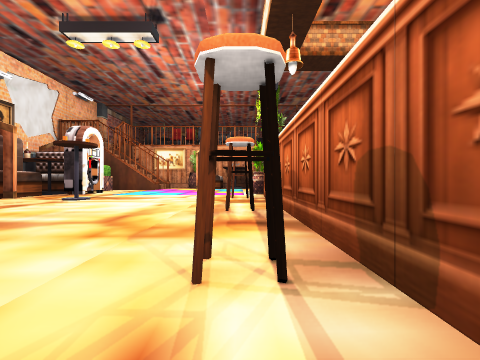
view 1 (above)

13 first-person views from a walk through a 3-D level made in the Unity game engine. The camera is 0.37 m above the floor, looks level and sees 90° across. The floor is counted in squares, 1 m on a side. Each view is taken from the middle of a square. On the plan, view 1 faces up. The plan holds only what a view shows up to about 9 squares ahead; the rest is blank. The place goes on beyond the plan. Some animated figures are left out.

view 2
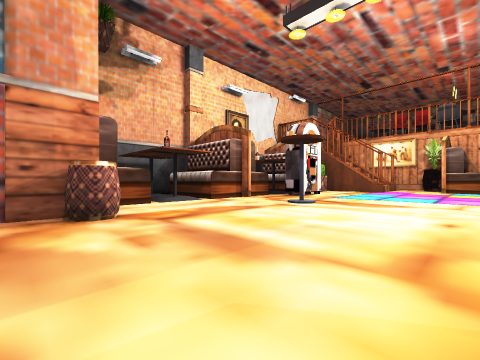

view 3
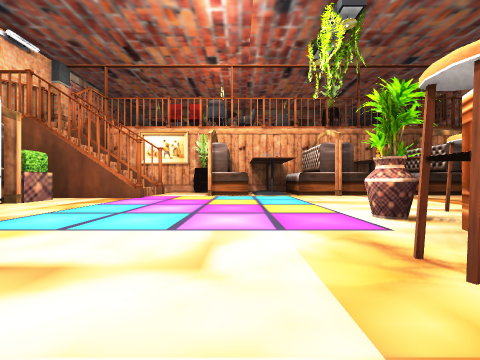

view 4
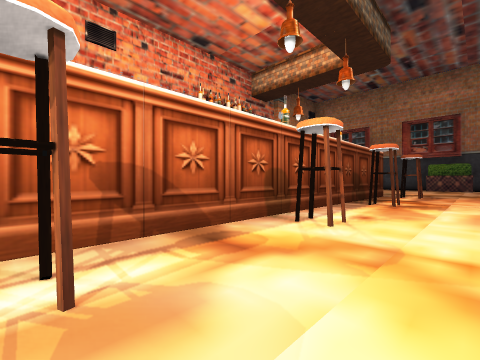

view 5
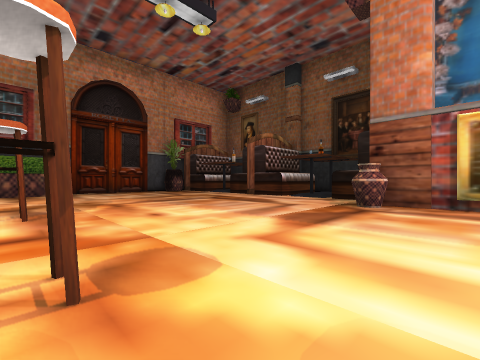

view 6
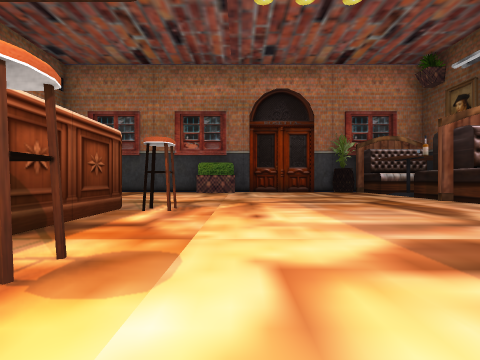

view 7
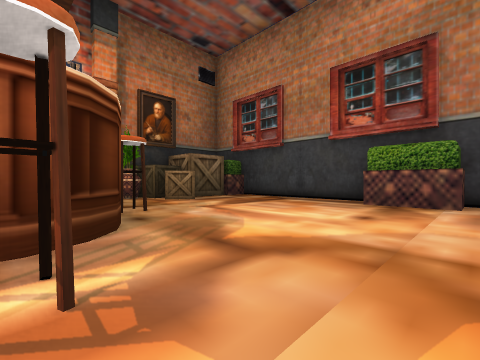

view 8
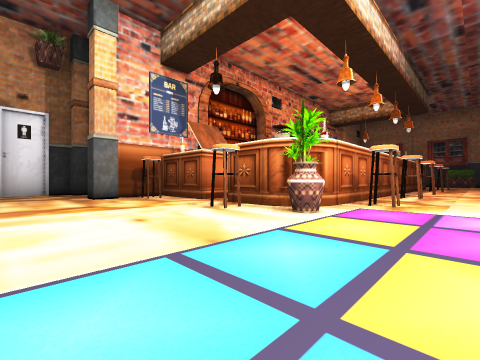

view 9
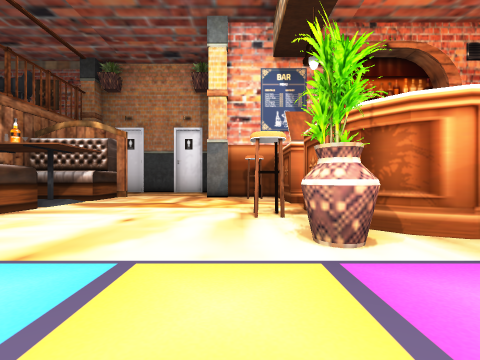

view 10
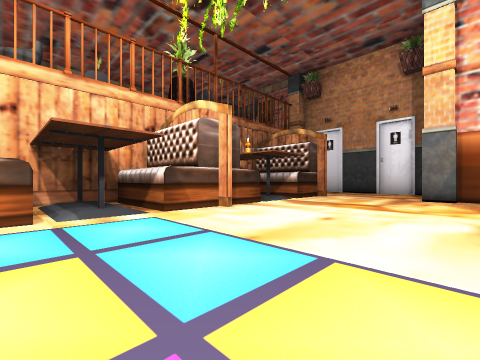

view 11
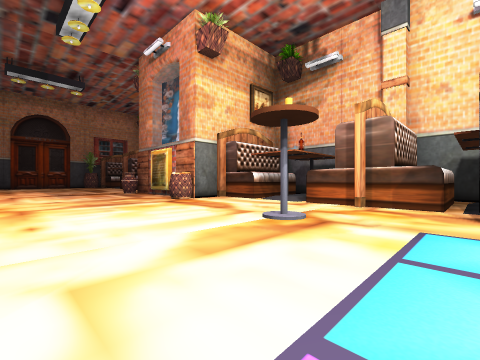

view 12
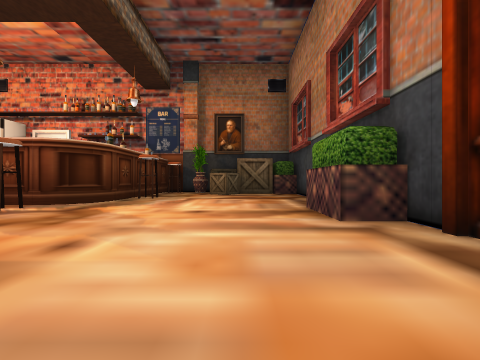

view 13
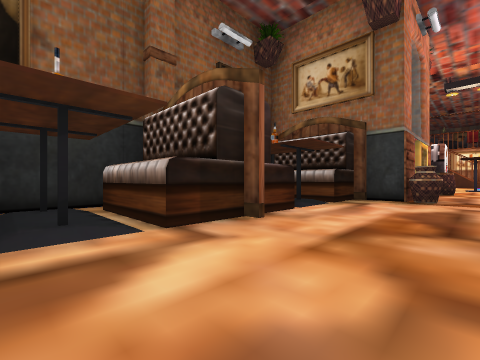

### Floor plan
Key: @ floor where view 1 was taken; # wall or solid block; . floor; = window, fence, low wall or low ledge; ^ raised ledge; O other object.
Columns run from 7 left of view 1 to 7 right of it. Each row starts with its distance up from view 1.
 12    ####
 11     =#######  #
 10    #^.######. #
  9   ##^........ #
  8   #...........#
  7  ###.......####
  6  ###...#####
  5 ###.O..##
  4 #^^.....#
  3 ###....##
  2  ###....#
  1    #...##
  0    #...@#
 -1  ###...##
 -2  ^^.....#
 -3 ###....#####
 -4 ###......#.#
 -5 #^^........#
 -6 ###.......##
 -7   ##..##...#
 -8   ##########

Where each view was taken, in squares from view 1:
view 1: 0 up, 0 right, facing up
view 2: 1 up, 1 left, facing up-left
view 3: 4 up, 1 left, facing up
view 4: 3 up, 1 left, facing down-right
view 5: 0 up, 0 right, facing down-left
view 6: 0 up, 1 left, facing down
view 7: 3 down, 1 left, facing down-right
view 8: 9 up, 1 left, facing down-right
view 9: 7 up, 1 left, facing right
view 10: 7 up, 1 left, facing up-right
view 11: 6 up, 1 left, facing down-left
view 12: 6 down, 3 left, facing right
view 13: 6 down, 3 left, facing up-left
